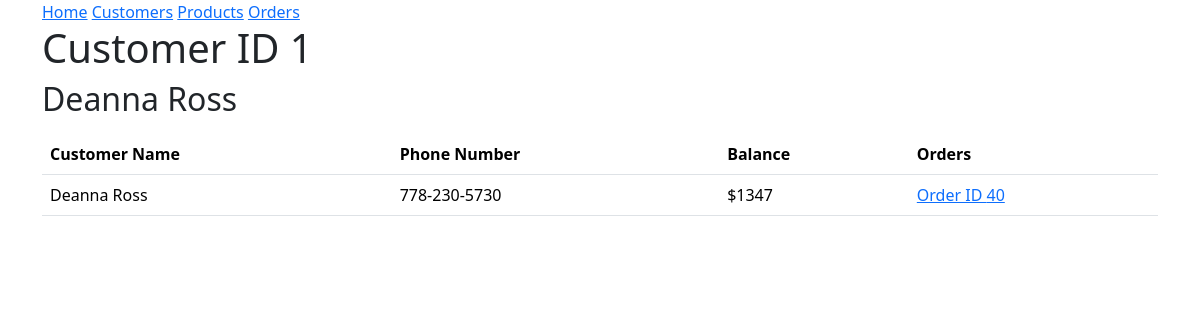
/customer/1, run on an earlier commit of the app's database.
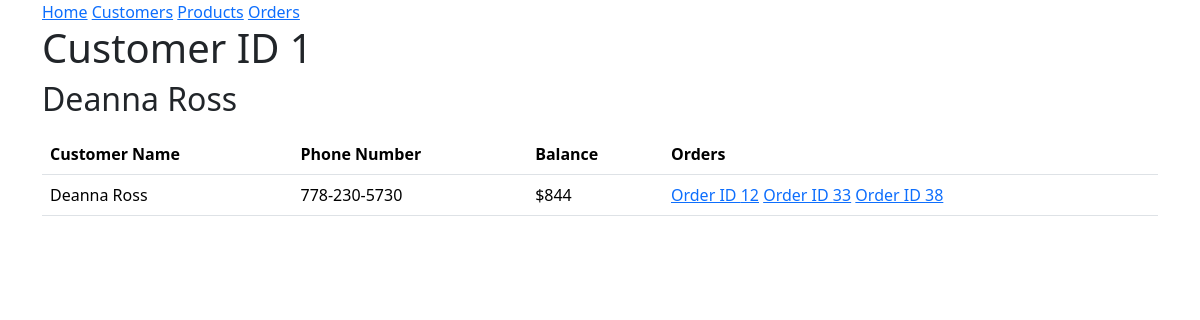
And on a later commit of the database.
### models.py (models this page shows, shortened)
class Customer(db.Model):
 id = mapped_column(Integer, primary_key=True)
 name = mapped_column(String(200), nullable=False, unique=True)
 phone = mapped_column(String(20), nullable=False)
 balance = mapped_column(Numeric, nullable=False, default=0.0)
 orders = relationship("Order")

class Order(db.Model):
    id = mapped_column(Integer, primary_key=True)
    customer_id = mapped_column(Integer, ForeignKey(Customer.id), nullable=False)
    total = mapped_column(Float(200))
    created = mapped_column(DateTime,nullable=False,default=func.now())
    processed = mapped_column(DateTime, nullable=True, default='None')
    customer = relationship("Customer", back_populates="orders")
    products = relationship("ProductOrder", back_populates="order", cascade="all, delete-orphan")

### routes/endpoint.py (the view)
@endpoint.route('/customer/<int:id>', methods=['GET'])
def get_customer(id):
    customer = db.session.execute(db.select(Customer).where(Customer.id == id)).scalars().first()
    if not customer:
        return redirect(url_for('html.get_customers'))
    customers = []
    u = {
        "id": customer.id,
        "name": customer.name,
        "phone": customer.phone,
        'balance': int(customer.balance),
        'orders': customer.orders
    }
    customers.append(u)
    return render_template("detailed.html",id = id, customer = customer.name, customers = customers)

### templates/detailed.html (shortened to what this page needs)
{% extends "base.html" %}
{% block content %}
<h1>Customer ID {{ id }}</h1>
<h2>{{ customer }}</h2>
<table class="table">
    <thead class="thead-dark">
    <th>Customer Name</th>
    <th>Phone Number</th>
    <th>Balance</th>
    <th>Orders</th>
{% for customer in customers %}
<p>
    <tr>
    <td>{{ customer.name }}</td>
    <td>{{ customer.phone }}</td>
    <td>${{ customer.balance }}</td>
    <td>
        {% for order in customer.orders %}
        <a href="{{ url_for('pages.get_order', id=order.id) }}">Order ID {{ order.id }}</a>
        {% endfor %}
    </td>
    </tr>
</p>
{% endfor %}
</table>
{% endblock %}

What changed in the data, as far as the page shows it:
changed Customer "Deanna Ross": loses Order (id "40"); gains Order (id "12"); gains Order (id "33"); gains Order (id "38"); balance "1347" → "844"
